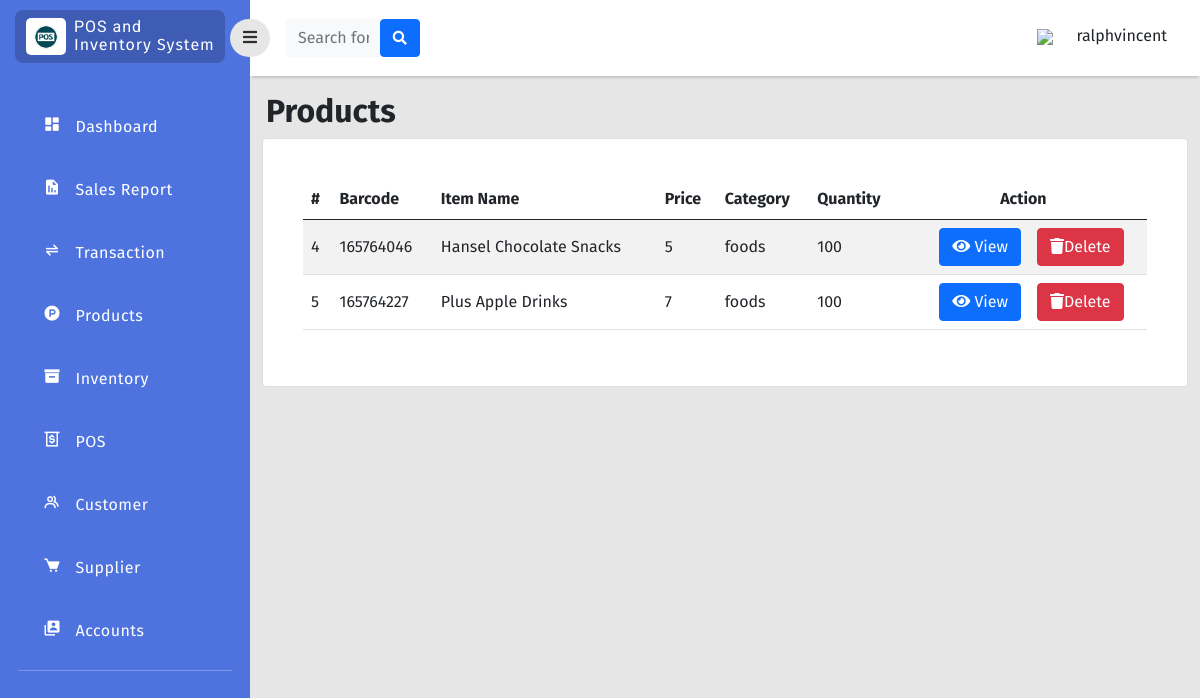
The app's page /php/product.php (signed in) with its own data.
### tables this page shows
CREATE TABLE `inventory` (
  `item_id` bigint(11) NOT NULL,
  `bar_code` bigint(11) NOT NULL,
  `item_name` varchar(255) NOT NULL,
  `quantity` int(11) NOT NULL,
  `price` double NOT NULL,
  `orignal_price` double NOT NULL,
  `profit` double NOT NULL,
  `on_hand` int(11) NOT NULL,
  `category_id` int(11) NOT NULL,
  `supplier_id` int(11) NOT NULL,
  `stock_in` date NOT NULL,
  `date_expired` date NOT NULL,
  `status` enum('active','archive') NOT NULL
);

CREATE TABLE `category` (
  `category_id` int(11) NOT NULL,
  `category_name` enum('foods','drinks') NOT NULL
);

### php/product.php (the view, shortened to what this page needs)
<?php
function createRandomPassword() {
    $chars = "003232303232023232023456789";
    $i = 0;
    $pass = '' ;
    while ($i <= 7) {
        $num = rand() % 33;
        $tmp = substr($chars, $num, 1);
        $pass = $pass . $tmp;
        $i++;
    }
    return $pass;
}
$finalcode='RS-'.createRandomPassword();
include 'connection.php';
?>
<!doctype html>
<html lang="en">
  <head>
    <link href="https://cdn.jsdelivr.net/npm/bootstrap@5.0.2/dist/css/bootstrap.min.css" rel="stylesheet"
>
    <link rel="stylesheet" type="text/css" href="../style/dash.css">
    <link
      href="https://cdnjs.cloudflare.com/ajax/libs/font-awesome/5.15.1/css/all.min.css"
      rel="stylesheet"
    />
    <link href='https://unpkg.com/boxicons@2.1.2/css/boxicons.min.css' rel='stylesheet'>
    </head>
    <body>
    <div class="page">
        <div class="sidebar">
            <div class="sidebar-header">
                <div class="sidebar-logo-container">
                    <div class="logo-container">
                        <img class="logo-sidebar" src="../image/logo.png" />
                    </div>
                    <div class="sys-name-container mt-2">
                        <p class="sys-name">
                            POS and <br>
                            <span class="brand-subname">
                            Inventory System
                            </span>
                        </p>
                    </div>
                </div>
            </div>
            <div class="sidebar-body">
                <ul class="navigation-list">
                    <li class="navigation-list-item">
                        <a class="navigation-link" href="dashboard.php">
                            <div class="row">
                                <div class="col-2">
                                    <i class='bx bxs-dashboard'></i>
                                </div>
                                <div class="col-9">
                                    Dashboard
                                </div>
                            </div>
                        </a>
                    </li>
                    <li class="navigation-list-item">
                        <a class="navigation-link" href="transaction_report.php?sales=0&trans=0">
                            <div class="row">
                                <div class="col-2">
                                    <i class='bx bxs-report'></i>
                                </div>
                                <div class="col-9">
                                    Sales Report
                                </div>
                            </div>
                        </a>
                    </li>
                    <li class="navigation-list-item">
                        <a class="navigation-link" href="transaction.php">
                            <div class="row">
                                <div class="col-2">
                                    <i class='bx bx-transfer-alt'></i>
                                </div>
                                <div class="col-9">
                                    Transaction
                                </div>
                            </div>
                        </a>
                    </li>
                    <li class="navigation-list-item">
                        <a class="navigation-link" href="product.php">
                            <div class="row">
                                <div class="col-2">
                                    <i class='bx bxl-product-hunt' ></i>
                                </div>
                                <div class="col-9">
                                    Products
                                </div>
                            </div>
                        </a>
                    </li>
                     <li class="navigation-list-item">
                        <a class="navigation-link" href="inventory.php">
                            <div class="row">
                                <div class="col-2">
                                    <i class='bx bxs-box'></i>
                                </div>
                                <div class="col-9">
                                    Inventory
                                </div>
                            </div>
                        </a>
                    </li>
                    <li class="navigation-list-item">
                        <a class="navigation-link" href="../cashier/dashboard.php?invoice=<?php echo $finalcode;  ?>">
                            <div class="row">
                                <div class="col-2">
                                    <i class='bx bx-money-withdraw'></i>
                                </div>
                                <div class="col-9">
                                    POS
                                </div>
                            </div>
                        </a>
                    </li>
                    <li class="navigation-list-item">
                        <a class="navigation-link" href="customer.php">
                            <div class="row">
                                <div class="col-2">
                                    <i class='bx bx-group'></i>
                                </div>
                                <div class="col-9">
                                    Customer
                                </div>
                            </div>
                        </a>
                    </li>
                    <li class="navigation-list-item">
                        <a class="navigation-link" href="supplier.php">
                            <div class="row">
                                <div class="col-2">
                                    <i class='bx bxs-cart' ></i>
                                </div>
                                <div class="col-9">
                                    Supplier
                                </div>
                            </div>
                        </a>
                    </li>
                    <li class="navigation-list-item">
                        <a class="navigation-link" href="user_manager.php">
                            <div class="row">
                                <div class="col-2">
                                    <i class='bx bxs-user-account'></i>
                                </div>
                                <div class="col-9">
                                    Accounts
                                </div>
                            </div>
                        </a>
                    </li>
                    <hr style="color:rgb(255, 255, 255);margin-top:10px;">
                </ul>
            </div>
        </div>
        <div class="content">
            <div class="navigationBar justify-content-between">
                <button id="sidebarToggle" class="btn sidebarToggle">
                    <i class="fas fa-bars"></i>
                </button>
                <form class="d-none d-sm-inline-block form-inline mr-auto ml-md-3 my-2 my-md-0 mw-100 navbar-search ms-3"style="padding-right: 65%;">
                    <div class="input-group">
                        <input type="text" class="form-control bg-light border-0 small" placeholder="Search for..."aria-label="Search" aria-describedby="basic-addon2"id="SearchMo" onkeyup="myFunction()">
                        <div class="input-group-append">
                            <button class="btn btn-primary" type="button">
                                <i class="fas fa-search fa-sm"></i>
                            </button>
                        </div>
                    </div>
                </form>
                 <div>
                    <div class="dropdown pb-1 me-4">
                        <a href="#" class="d-flex align-items-center text-white text-decoration-none dropdown-toggle" id="dropdownUser1" data-bs-toggle="dropdown" aria-expanded="false">
                            <div class="col-2">
                                <img class="mr-3" src="../image/user_35px.png" />
                            </div>
                            <span class="d-none d-sm-inline mx-1 ms-3 text-dark"><?php echo $_SESSION["username"];  ?></span>
                        </a>
                    </div>
                </div>
            </div>
            <div class="col py-3 d-flex justify-content-center overflow-auto">
                <div class="container-fluid">
                    <div class="row">
                        <h2 class="text-dark text-start ps-3 fw-bold"> Products</h2><br>
                    </div>
                    <div class="row">
                        <div class="col ">
                            <div class="card">
                                <div class="card-body rounded-3 m-4 table-responsive-sm">
                                    <table class="table table-striped align-middle" id="ProductTab">
                                        <thead>
                                            <tr>
                                                <th scope="col">#</th>
                                                <th scope="col">Barcode</th>
                                                <th scope="col">Item Name</th>
                                                <th scope="col">Price</th>
                                                <th scope="col">Category</th>
                                                <th scope="col">Quantity</th>
                                                <th scope="col" style="text-align: center;">Action</th>
                                            </tr>
                                        </thead>
                                        <tbody>
                                            <?php
                                            $query_run = mysqli_query($con,"SELECT * FROM inventory WHERE status = 'active'");
                                            $sql_run = mysqli_query($con,"SELECT * FROM category,inventory WHERE(category.category_id=inventory.category_id)");
                                            $sup_run = mysqli_query($con,"SELECT * FROM supplier,inventory WHERE(supplier.supplier_id=inventory.supplier_id)");
                                            while ($row=mysqli_fetch_assoc($query_run) AND $rows=mysqli_fetch_assoc($sql_run) AND $crows=mysqli_fetch_assoc($sup_run)) { ?>
                                                <tr>
                                                    <td><?php echo $row['item_id'];  ?></td>
                                                    <td><?php echo $row['bar_code'];  ?></td>
                                                    <td><?php echo $row['item_name'];  ?></td>
                                                    <td><?php echo $row['price'];  ?></td>
                                                    <td><?php echo $rows['category_name'];  ?></td>
                                                    <td><?php echo $row['quantity'];  ?></td>
                                                    <td>
                                                        <div class="d-flex flex-row justify-content-center">
                                                            <button class="btn btn-primary editbtn mx-3" data-toggle="modal" type="button"><i class="fas fa-eye"data-toggle="tooltip" title="edit"></i> </i>View</button>
                                                        <button class="btn btn-danger deletebtn" data-toggle="modal" type="button"><i class="fas fa-trash" data-toggle="tooltip" title="edit"></i>Delete</button>
                                                    </td>
                                                </tr>
                                            <?php }  ?>
                                        </tbody>
                                    </table>
                                </div>
                            </div>
                        </div>
                    </div>
                </div>
            </div>
        </div>
    </div>
</body>
</html>

### style/dash.css (style rules this page uses)
* { font-family: 'Fira Sans', sans-serif; }
body { background-color: #e6e6e6; }
.page .sidebar { background: rgb(78, 115, 223); position: fixed; top: 0; left: 0; width: 250px; height: 100vh; overflow-y: auto; overflow-x: hidden; transition: all 0.3s ease; }
.page .content { margin-left: 250px; transition: all 0.3s ease; }
.navigationBar { background-color: white; height: 50px; display: flex; padding: 38px 0px; align-items: center; box-shadow: 0 4px 2px -2px #c5c6c7; }
.sidebarToggle { font-size: 16px; color: rgb(0, 0, 0, 0.8); margin-left: -20px; z-index: 999; border-radius: 50px; background-color: #e6e6e6; transition: all 0.3s ease; outline: none!important; box-shadow: none!important; }
.sidebar-header { padding: 10px 25px 10px 15px; }
.sidebar-logo-container { background-color: rgb(0, 0, 0, 0.2); border-radius: 8px; padding-left: 3px; display: flex; }
.logo-container { max-width: 40px; background-color: #fff; border-radius: 5px; margin: 8px; padding: 6px 8px; }
.logo-sidebar { width: 100%; height: auto; }
.sys-name { color: white; margin: 0px; line-height: 1.1rem; font-size: 16px; letter-spacing: 1px; font-family: 'Roboto', sans-serif; }
.navigation-list { list-style-type:none; padding: 0px 18px; margin-top: 30px; }
.navigation-list-item { padding: 12px 18px 12px 25px; margin: 15px 0px; border-radius: 8px; }
.navigation-link { color: #fff; letter-spacing: 0.5px; font-weight: 400; text-decoration: none; font-size: 16px; font-family: 'Roboto', sans-serif; }
.navigation-link i { font-size: 18px; color: #fff; }

### records on screen
inventory: category.category_name "foods"
inventory: item_id "4", bar_code "165764046", item_name "Hansel Chocolate Snacks", price "5", quantity "100", category.category_name "foods"
inventory: item_id "5", bar_code "165764227", item_name "Plus Apple Drinks", price "7", quantity "100"

### other values on screen
$_SESSION["username"] "ralphvincent"
